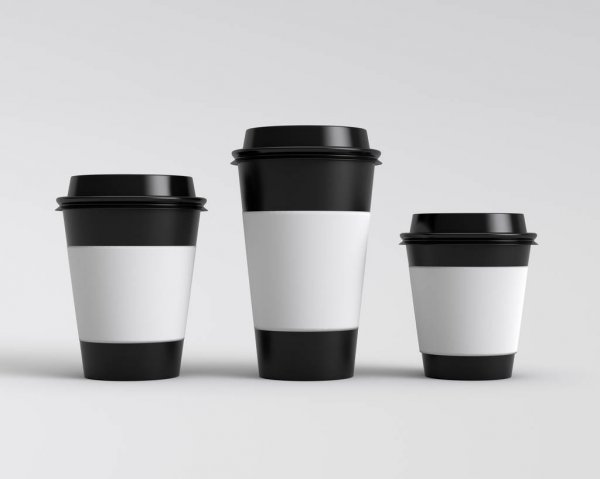
#> input picture assets/caps.jpg, 600 x 479 px, found by its file name
$ python lab3.py
#> lines starting #> are read from the running program, lines starting #| are printed output that depends on the picture; after the words box and inside, x2 and y2 are one past the last pixel; in counts of white or black regions, pixels touching at a corner belong together
# Лабораторная работа № 3. Обработка изображений в цветовых каналах.
#
# 1. К тестовому изображению применить кривые различной формы для выделения объектов разной интенсивности.
#
# 2. Реализовать автоконтраст по всему изображению и по отдельным цветовым компонентам.
#
# 3. Создать произвольные кривые преобразования, применить их к изображению.
#
# 4. Провести интерпретацию полученного результата.
#
# 5. Осуществить перевод тестового изображения в цветовые пространства HSL, Lab, XYZ.
#
# 6. В пространстве HSL осуществить выделение красных объектов путем цветовой сегментации.
#
# 7. Написать краткий отчет по проделанной работе с использованием Jupiter notebook.

import cv2
import numpy as np


def draw_contours(img, deep_lvl):
    gray = cv2.cvtColor(img, cv2.COLOR_BGR2GRAY)
    ret, threshold = cv2.threshold(gray, deep_lvl, 255, 0)
    contours, hierarchy = cv2.findContours(threshold, cv2.RETR_TREE, cv2.CHAIN_APPROX_SIMPLE)
    cv2.drawContours(img, contours, -1, (0, 255, 255), 2)
    cv2.imshow("Contoured", img)
    cv2.waitKey(0)


def contrast(img, value):
    lab = cv2.cvtColor(img, cv2.COLOR_BGR2LAB)
    l, a, b = cv2.split(lab)
    clahe = cv2.createCLAHE(clipLimit=value, tileGridSize=(8, 8))
    cl = clahe.apply(l)
    limg = cv2.merge((cl, a, b))
    final = cv2.cvtColor(limg, cv2.COLOR_LAB2BGR)
    cv2.imshow("Contrasted", final)
    cv2.waitKey(0)


def contrast_component(img):
    b0, g0, r = cv2.split(img)
    r1 = np.zeros(np.shape(img), np.uint8)
    r1[:, :, 2] = r
    lab = cv2.cvtColor(r1, cv2.COLOR_BGR2LAB)
    l, a, b = cv2.split(lab)
    clahe = cv2.createCLAHE(clipLimit=3.0, tileGridSize=(8, 8))
    cl = clahe.apply(l)
    limg = cv2.merge((cl, a, b))
    final = cv2.cvtColor(limg, cv2.COLOR_LAB2BGR)
    b, g, r = cv2.split(final)
    img = cv2.merge((b0, g0, r))
    cv2.imshow("Contrasted RED channel", img)
    cv2.waitKey(0)


def transform(img):
    b, g, r = cv2.split(img)
    img = cv2.merge((b * 3, g * 2, r * 4))
    cv2.imshow("Transformed", img)
    cv2.waitKey(0)


def red_detect(img):
    hsv_img = cv2.cvtColor(img, cv2.COLOR_BGR2HSV)
    red_low = np.array([0, 100, 0])
    red_high = np.array([10, 255, 255])
    red_low2 = np.array([160, 40, 40])
    red_high2 = np.array([180, 255, 255])
    curr_mask = cv2.inRange(hsv_img, red_low, red_high)
    curr_mask2 = cv2.inRange(hsv_img, red_low2, red_high2)
    hsv_img[curr_mask > 0] = ([75, 255, 200])
    hsv_img[curr_mask2 > 0] = ([75, 255, 200])
    rgb = cv2.cvtColor(hsv_img, cv2.COLOR_HSV2RGB)
    gray = cv2.cvtColor(rgb, cv2.COLOR_RGB2GRAY)
    ret, threshold = cv2.threshold(gray, 200, 255, 0)
    contours, hierarchy = cv2.findContours(threshold, cv2.RETR_TREE, cv2.CHAIN_APPROX_SIMPLE)
    cv2.drawContours(img, contours, -1, (255, 0, 0), 2)
    cv2.imshow("RED contoured", img)
    cv2.waitKey(0)


image = cv2.imread(".\\..\\assets\\caps.jpg")
#> image is the input picture: shape (479, 600, 3); mean B, G, R 194.8, 193.5, 193.5
image1 = cv2.imread(".\\..\\assets\\caps.jpg")
image2 = cv2.imread(".\\..\\assets\\taxi-1932107_640.jpg")
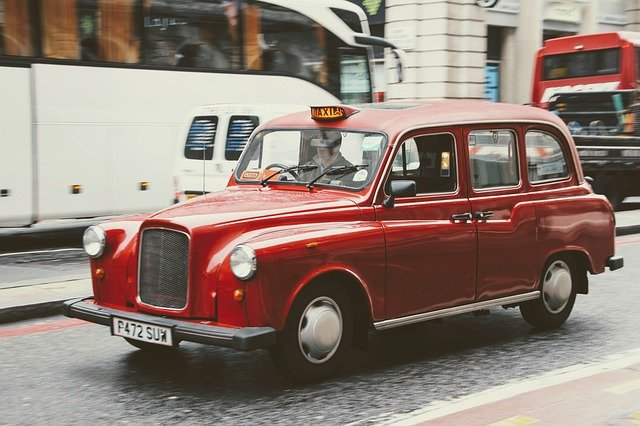
#> input picture assets/taxi-1932107_640.jpg, 640 x 426 px, found by its file name
#> image2 is the input picture: shape (426, 640, 3); mean B, G, R 117.8, 127.2, 144.3
image3 = cv2.imread(".\\..\\assets\\taxi-1932107_640.jpg")
image4 = cv2.imread(".\\..\\assets\\taxi-1932107_640.jpg")
image5 = cv2.imread(".\\..\\assets\\taxi-1932107_640.jpg")
image6 = cv2.imread(".\\..\\assets\\red.jpg")
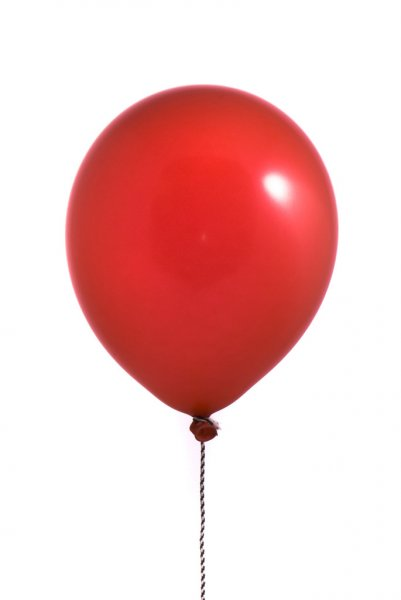
#> input picture assets/red.jpg, 401 x 600 px, found by its file name
#> image6 is the input picture: shape (600, 401, 3); mean B, G, R 196.3, 197.3, 240.7
cv2.imshow("Original", image)
cv2.waitKey(0)
draw_contours(image1, 150)
#> in draw_contours, `ret, threshold = cv2.threshold(gray, deep_lvl, 255, 0)`:
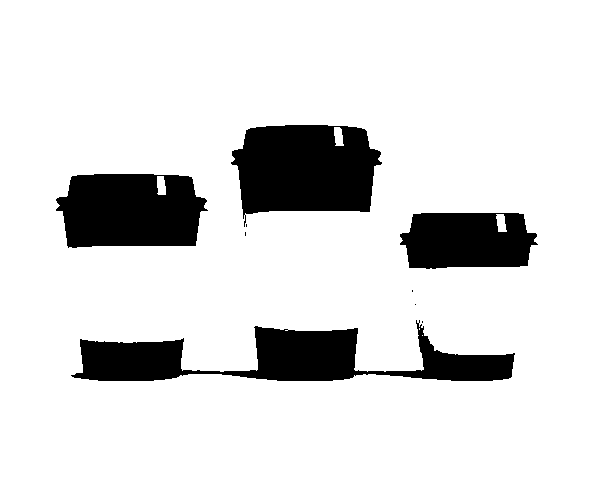
#> threshold: shape (479, 600); 86.4% white; 9 black regions (5 under 20 px)
#> in draw_contours, `ret, threshold = cv2.threshold(gray, deep_lvl, 255, 0)`: ret = 150
#> in draw_contours, `contours, hierarchy = cv2.findContours(threshold, cv2.RETR_TREE, cv2.C..`: contours = 17 contours, 8 with area under 20; largest, box (x1, y1, x2, y2) and area: (0, 0, 600, 479) 286322, (70, 319, 516, 382) 12796, (230, 124, 383, 220) 11511, (55, 173, 209, 249) 9736, (399, 212, 539, 270) 6774
#> in draw_contours, `cv2.drawContours(img, contours, -1, (0, 255, 255), 2)`: img: shape (479, 600, 3); 4.4% of pixels changed, all inside (x1, y1, x2, y2) = (0, 0, 600, 479)
contrast(image2, 3.0)
#> in contrast, `lab = cv2.cvtColor(img, cv2.COLOR_BGR2LAB)`: lab: shape (426, 640, 3); mean of channels 0, 1, 2 137.1, 133.6, 136.7
#> in contrast, `limg = cv2.merge((cl, a, b))`: limg: shape (426, 640, 3); mean of channels 0, 1, 2 134.8, 133.6, 136.7
contrast_component(image3)
#> in contrast_component, `lab = cv2.cvtColor(r1, cv2.COLOR_BGR2LAB)`: lab: shape (426, 640, 3); mean of channels 0, 1, 2 73.1, 179.4, 167.6
#> in contrast_component, `limg = cv2.merge((cl, a, b))`: limg: shape (426, 640, 3); mean of channels 0, 1, 2 110.7, 179.4, 167.6
transform(image4)
cv2.imshow("HSV", cv2.cvtColor(image5, cv2.COLOR_BGR2HSV))
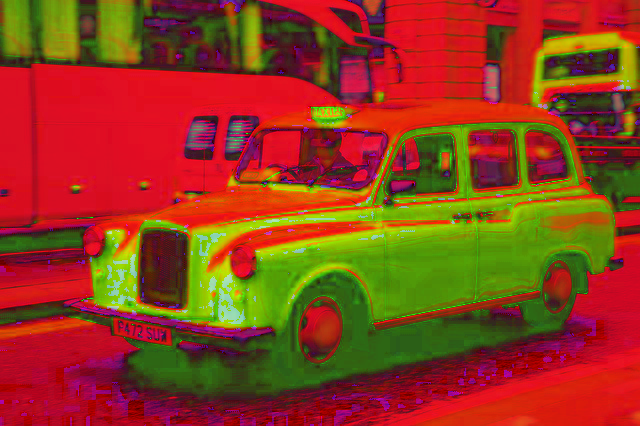
#> window 'HSV': shape (426, 640, 3); mean B, G, R 27, 60.4, 145.5
cv2.waitKey(0)
cv2.imshow("LAB", cv2.cvtColor(image5, cv2.COLOR_BGR2LAB))
cv2.waitKey(0)
cv2.imshow("XYZ", cv2.cvtColor(image5, cv2.COLOR_BGR2XYZ))
cv2.waitKey(0)
red_detect(image6)
#> in red_detect, `hsv_img = cv2.cvtColor(img, cv2.COLOR_BGR2HSV)`: hsv_img: shape (600, 401, 3); mean H, S, V 10.9, 55.5, 240.8
#> in red_detect, `curr_mask = cv2.inRange(hsv_img, red_low, red_high)`: curr_mask: shape (600, 401); 25.6% white; 10 white regions (9 under 20 px), largest, box (x1, y1, x2, y2) and area: (69, 89, 335, 441) 61538
#> in red_detect, `curr_mask2 = cv2.inRange(hsv_img, red_low2, red_high2)`:
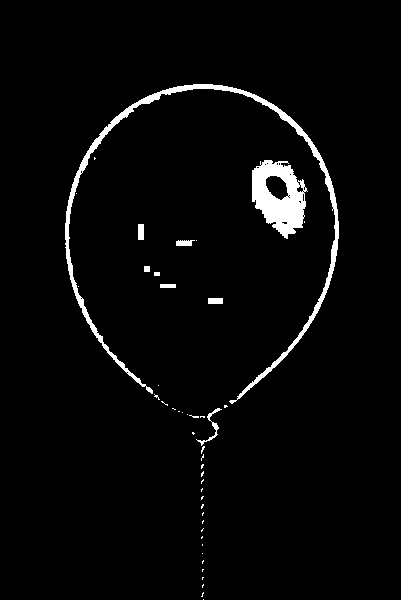
#> curr_mask2: shape (600, 401); 3% white; 45 white regions (36 under 20 px), largest, box (x1, y1, x2, y2) and area: (65, 84, 339, 404) 3923, (252, 160, 308, 239) 2605, (196, 408, 222, 446) 148
#> in red_detect, `hsv_img[curr_mask > 0] = ([75, 255, 200])`: hsv_img: shape (600, 401, 3); mean H, S, V 29.9, 69.6, 239.7
#> in red_detect, `hsv_img[curr_mask2 > 0] = ([75, 255, 200])`: hsv_img: shape (600, 401, 3); mean H, S, V 26.8, 73.3, 239
#> in red_detect, `ret, threshold = cv2.threshold(gray, 200, 255, 0)`:
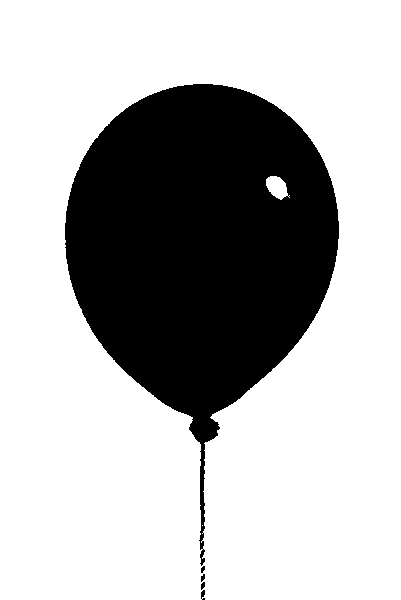
#> threshold: shape (600, 401); 71.2% white; 5 black regions
#> in red_detect, `contours, hierarchy = cv2.findContours(threshold, cv2.RETR_TREE, cv2.C..`: contours = 9 contours, 1 with area under 20; largest, box (x1, y1, x2, y2) and area: (0, 0, 401, 600) 239594, (64, 83, 340, 551) 70148, (266, 176, 290, 200) 334, (199, 548, 206, 567) 68, (200, 589, 206, 600) 35, (200, 581, 206, 591) 32, (200, 573, 206, 583) 31, (200, 565, 206, 574) 28
#> in red_detect, `cv2.drawContours(img, contours, -1, (255, 0, 0), 2)`:
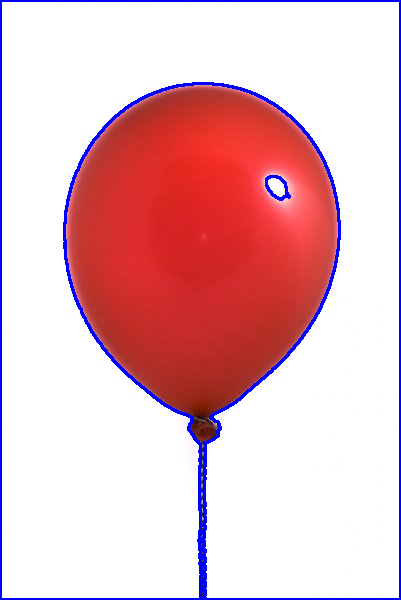
#> img: shape (600, 401, 3); 3.66% of pixels changed, all inside (x1, y1, x2, y2) = (0, 0, 401, 600)
